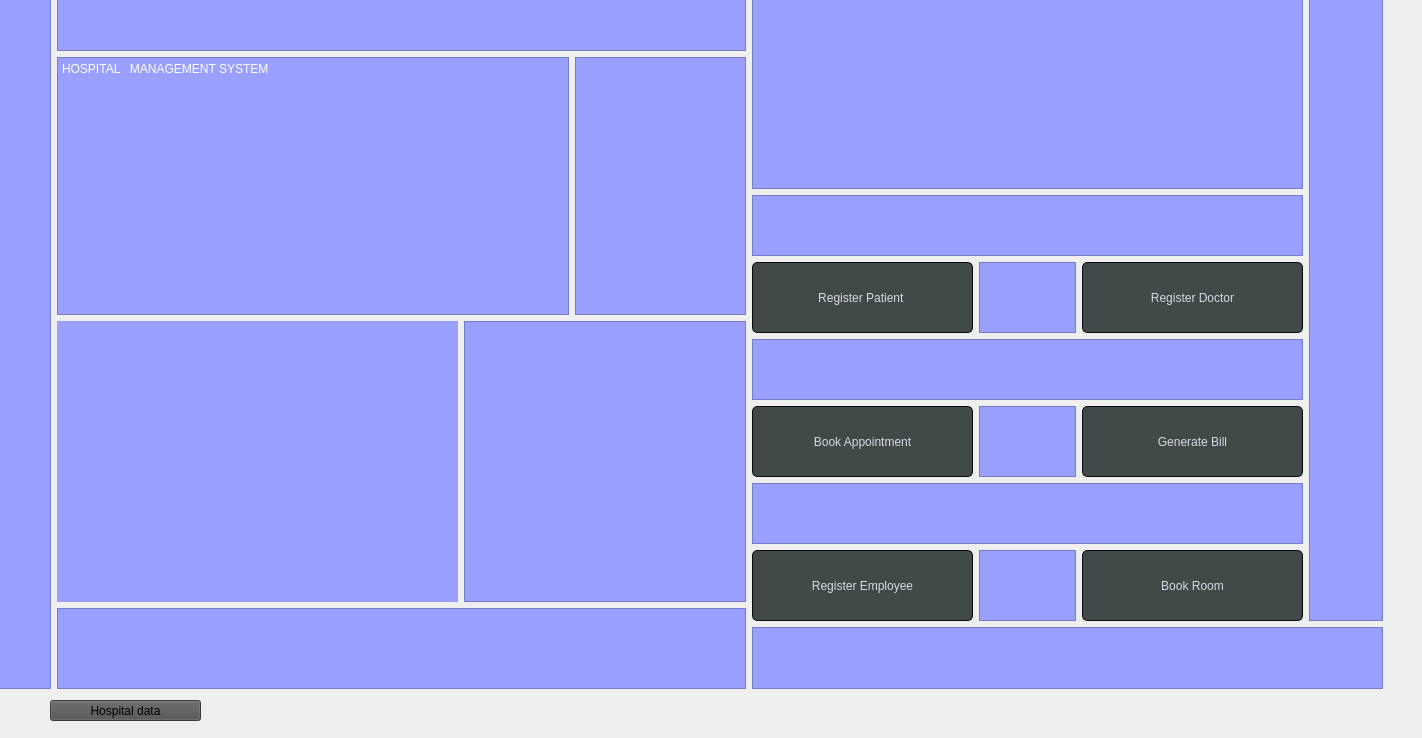
  <widget class="QWidget" name="centralwidget">
   <widget class="QWidget" name="layoutWidget">
    <property name="geometry">
     <rect>
      <x>-30</x>
      <y>-40</y>
      <width>1413</width>
      <height>729</height>
     </rect>
    </property>
    <layout class="QGridLayout" name="gridLayout">
     <item row="0" column="0">
      <layout class="QHBoxLayout" name="horizontalLayout_3">
       <item>
        <widget class="QFrame" name="frame_5">
         <property name="minimumSize">
          <size>
           <width>81</width>
           <height>671</height>
          </size>
         </property>
         <property name="styleSheet">
          <string notr="true">background-color: rgb(153, 160, 255);</string>
         </property>
         <property name="frameShape">
          <enum>QFrame::Shape::StyledPanel</enum>
         </property>
         <property name="frameShadow">
          <enum>QFrame::Shadow::Raised</enum>
         </property>
        </widget>
       </item>
       <item>
        <layout class="QVBoxLayout" name="verticalLayout_3">
         <item>
          <layout class="QVBoxLayout" name="verticalLayout_2">
           <item>
            <layout class="QVBoxLayout" name="verticalLayout">
             <item>
              <widget class="QFrame" name="frame">
               <property name="minimumSize">
                <size>
                 <width>661</width>
                 <height>91</height>
                </size>
               </property>
               <property name="styleSheet">
                <string notr="true">background-color: rgb(153, 160, 255);</string>
               </property>
               <property name="frameShape">
                <enum>QFrame::Shape::StyledPanel</enum>
               </property>
               <property name="frameShadow">
                <enum>QFrame::Shadow::Raised</enum>
               </property>
              </widget>
             </item>
             <item>
              <layout class="QHBoxLayout" name="horizontalLayout">
               <item>
                <widget class="QPlainTextEdit" name="plainTextEdit">
                 <property name="minimumSize">
                  <size>
                   <width>491</width>
                   <height>121</height>
                  </size>
                 </property>
                 <property name="styleSheet">
                  <string notr="true">background-color: rgb(153, 160, 255); 
font: 700 30pt &quot;HoloLens MDL2 Assets&quot;;
color:rgb(255, 255, 255);
</string>
                 </property>
                 <property name="plainText">
                  <string>HOSPITAL   MANAGEMENT SYSTEM</string>
                 </property>
                </widget>
               </item>
               <item>
                <widget class="QFrame" name="frame_2">
                 <property name="minimumSize">
                  <size>
                   <width>171</width>
                   <height>121</height>
                  </size>
                 </property>
                 <property name="styleSheet">
                  <string notr="true">background-color: rgb(153, 160, 255);</string>
                 </property>
                 <property name="frameShape">
                  <enum>QFrame::Shape::StyledPanel</enum>
                 </property>
                 <property name="frameShadow">
                  <enum>QFrame::Shadow::Raised</enum>
                 </property>
                </widget>
               </item>
              </layout>
             </item>
            </layout>
           </item>
           <item>
            <layout class="QHBoxLayout" name="horizontalLayout_2">
             <item>
              <widget class="QLabel" name="label_patient">
               <property name="minimumSize">
                <size>
                 <width>401</width>
                 <height>281</height>
                </size>
               </property>
               <property name="styleSheet">
                <string notr="true">background-color: rgb(153, 160, 255);</string>
               </property>
               <property name="text">
                <string/>
               </property>
              </widget>
             </item>
             <item>
              <widget class="QFrame" name="frame_3">
               <property name="minimumSize">
                <size>
                 <width>251</width>
                 <height>281</height>
                </size>
               </property>
               <property name="styleSheet">
                <string notr="true">background-color: rgb(153, 160, 255);</string>
               </property>
               <property name="frameShape">
                <enum>QFrame::Shape::StyledPanel</enum>
               </property>
               <property name="frameShadow">
                <enum>QFrame::Shadow::Raised</enum>
               </property>
              </widget>
             </item>
            </layout>
           </item>
          </layout>
         </item>
         <item>
          <widget class="QFrame" name="frame_4">
           <property name="minimumSize">
            <size>
             <width>661</width>
             <height>81</height>
            </size>
           </property>
           <property name="styleSheet">
            <string notr="true">background-color: rgb(153, 160, 255);</string>
           </property>
           <property name="frameShape">
            <enum>QFrame::Shape::StyledPanel</enum>
           </property>
           <property name="frameShadow">
            <enum>QFrame::Shadow::Raised</enum>
           </property>
          </widget>
         </item>
        </layout>
       </item>
      </layout>
     </item>
     <item row="0" column="1">
      <layout class="QVBoxLayout" name="verticalLayout_9">
       <item>
        <layout class="QHBoxLayout" name="horizontalLayout_7">
         <item>
          <layout class="QVBoxLayout" name="verticalLayout_8">
           <item>
            <widget class="QFrame" name="frame_12">
             <property name="minimumSize">
              <size>
               <width>551</width>
               <height>211</height>
              </size>
             </property>
             <property name="styleSheet">
              <string notr="true">background-color: rgb(153, 160, 255);</string>
             </property>
             <property name="frameShape">
              <enum>QFrame::Shape::StyledPanel</enum>
             </property>
             <property name="frameShadow">
              <enum>QFrame::Shadow::Raised</enum>
             </property>
            </widget>
           </item>
           <item>
            <layout class="QVBoxLayout" name="verticalLayout_7">
             <item>
              <layout class="QVBoxLayout" name="verticalLayout_4">
               <item>
                <widget class="QFrame" name="frame_9">
                 <property name="minimumSize">
                  <size>
                   <width>531</width>
                   <height>61</height>
                  </size>
                 </property>
                 <property name="styleSheet">
                  <string notr="true">background-color: rgb(153, 160, 255);</string>
                 </property>
                 <property name="frameShape">
                  <enum>QFrame::Shape::StyledPanel</enum>
                 </property>
                 <property name="frameShadow">
                  <enum>QFrame::Shadow::Raised</enum>
                 </property>
                </widget>
               </item>
               <item>
                <layout class="QHBoxLayout" name="horizontalLayout_5">
                 <item>
                  <widget class="QPushButton" name="pushButton_2">
                   <property name="minimumSize">
                    <size>
                     <width>221</width>
                     <height>71</height>
                    </size>
                   </property>
                   <property name="styleSheet">
                    <string notr="true">
QPushButton{
	border-style: solid;
	border-color: #050a0e;
	border-width: 1px;
	border-radius: 5px;
	color: #d3dae3;
	padding: 2px;
	background-color: #424949;
    font: 700 16pt &quot;Yu Gothic UI&quot;;
}
QPushButton::default{
	border-style: solid;
	border-color: #050a0e;
	border-width: 1px;
	border-radius: 5px;
	color: #17202a;
	padding: 2px;
	background-color: #18c1919;
font: 700 16pt &quot;Yu Gothic UI&quot;;
}
QPushButton:hover{
	border-style: solid;
	border-top-color: qlineargradient(spread:pad, x1:0, y1:1, x2:1, y2:1, stop:0 #C0DB50, stop:0.4 #C0DB50, stop:0.5 #100E19, stop:1 #100E19);
    border-bottom-color: qlineargradient(spread:pad, x1:0, y1:1, x2:1, y2:1, stop:0 #100E19, stop:0.5 #100E19, stop:0.6 #C0DB50, stop:1 #C0DB50);
    border-left-color: qlineargradient(spread:pad, x1:0, y1:0, x2:0, y2:1, stop:0 #C0DB50, stop:0.3 #C0DB50, stop:0.7 #100E19, stop:1 #100E19);
    border-right-color: qlineargradient(spread:pad, x1:0, y1:1, x2:0, y2:0, stop:0 #C0DB50, stop:0.3 #C0DB50, stop:0.7 #100E19, stop:1 #100E19);
	border-width: 2px;
    border-radius: 1px;
	color: #d3dae3;
	padding: 2px;
}
QPushButton:pressed{
	border-style: solid;
	border-top-color: qlineargradient(spread:pad, x1:0, y1:1, x2:1, y2:1, stop:0 #d33af1, stop:0.4 #d33af1, stop:0.5 #100E19, stop:1 #100E19);
    border-bottom-color: qlineargradient(spread:pad, x1:0, y1:1, x2:1, y2:1, stop:0 #100E19, stop:0.5 #100E19, stop:0.6 #d33af1, stop:1 #d33af1);
    border-left-color: qlineargradient(spread:pad, x1:0, y1:0, x2:0, y2:1, stop:0 #d33af1, stop:0.3 #d33af1, stop:0.7 #100E19, stop:1 #100E19);
    border-right-color: qlineargradient(spread:pad, x1:0, y1:1, x2:0, y2:0, stop:0 #d33af1, stop:0.3 #d33af1, stop:0.7 #100E19, stop:1 #100E19);
	border-width: 2px;
    border-radius: 1px;
	color: #d3dae3;
	padding: 2px;
}
</string>
                   </property>
                   <property name="text">
                    <string>Register Patient </string>
                   </property>
                  </widget>
                 </item>
                 <item>
                  <widget class="QFrame" name="frame_8">
                   <property name="minimumSize">
                    <size>
                     <width>91</width>
                     <height>71</height>
                    </size>
                   </property>
                   <property name="styleSheet">
                    <string notr="true">background-color: rgb(153, 160, 255);</string>
                   </property>
                   <property name="frameShape">
                    <enum>QFrame::Shape::StyledPanel</enum>
                   </property>
                   <property name="frameShadow">
                    <enum>QFrame::Shadow::Raised</enum>
                   </property>
                  </widget>
                 </item>
                 <item>
                  <widget class="QPushButton" name="pushButton_3">
                   <property name="minimumSize">
                    <size>
                     <width>221</width>
                     <height>71</height>
                    </size>
                   </property>
                   <property name="styleSheet">
                    <string notr="true">
QPushButton{
	border-style: solid;
	border-color: #050a0e;
	border-width: 1px;
	border-radius: 5px;
	color: #d3dae3;
	padding: 2px;
	background-color:#424949;
    font: 700 16pt &quot;Yu Gothic UI&quot;;
}
QPushButton::default{
	border-style: solid;
	border-color: #050a0e;
	border-width: 1px;
	border-radius: 5px;
	color: #FFFFFF;
	padding: 2px;
	background-color: #151a1e;
font: 700 16pt &quot;Yu Gothic UI&quot;;
}
QPushButton:hover{
	border-style: solid;
	border-top-color: qlineargradient(spread:pad, x1:0, y1:1, x2:1, y2:1, stop:0 #C0DB50, stop:0.4 #C0DB50, stop:0.5 #100E19, stop:1 #100E19);
    border-bottom-color: qlineargradient(spread:pad, x1:0, y1:1, x2:1, y2:1, stop:0 #100E19, stop:0.5 #100E19, stop:0.6 #C0DB50, stop:1 #C0DB50);
    border-left-color: qlineargradient(spread:pad, x1:0, y1:0, x2:0, y2:1, stop:0 #C0DB50, stop:0.3 #C0DB50, stop:0.7 #100E19, stop:1 #100E19);
    border-right-color: qlineargradient(spread:pad, x1:0, y1:1, x2:0, y2:0, stop:0 #C0DB50, stop:0.3 #C0DB50, stop:0.7 #100E19, stop:1 #100E19);
	border-width: 2px;
    border-radius: 1px;
	color: #d3dae3;
	padding: 2px;
}
QPushButton:pressed{
	border-style: solid;
	border-top-color: qlineargradient(spread:pad, x1:0, y1:1, x2:1, y2:1, stop:0 #d33af1, stop:0.4 #d33af1, stop:0.5 #100E19, stop:1 #100E19);
    border-bottom-color: qlineargradient(spread:pad, x1:0, y1:1, x2:1, y2:1, stop:0 #100E19, stop:0.5 #100E19, stop:0.6 #d33af1, stop:1 #d33af1);
    border-left-color: qlineargradient(spread:pad, x1:0, y1:0, x2:0, y2:1, stop:0 #d33af1, stop:0.3 #d33af1, stop:0.7 #100E19, stop:1 #100E19);
    border-right-color: qlineargradient(spread:pad, x1:0, y1:1, x2:0, y2:0, stop:0 #d33af1, stop:0.3 #d33af1, stop:0.7 #100E19, stop:1 #100E19);
	border-width: 2px;
    border-radius: 1px;
	color: #d3dae3;
	padding: 2px;
}
</string>
                   </property>
                   <property name="text">
                    <string>Register Doctor</string>
                   </property>
                  </widget>
                 </item>
                </layout>
               </item>
              </layout>
             </item>
             <item>
              <layout class="QVBoxLayout" name="verticalLayout_5">
               <item>
                <widget class="QFrame" name="frame_11">
                 <property name="minimumSize">
                  <size>
                   <width>547</width>
                   <height>61</height>
                  </size>
                 </property>
                 <property name="styleSheet">
                  <string notr="true">background-color: rgb(153, 160, 255);</string>
                 </property>
                 <property name="frameShape">
                  <enum>QFrame::Shape::StyledPanel</enum>
                 </property>
                 <property name="frameShadow">
                  <enum>QFrame::Shadow::Raised</enum>
                 </property>
                </widget>
               </item>
               <item>
                <layout class="QHBoxLayout" name="horizontalLayout_4">
                 <item>
                  <widget class="QPushButton" name="pushButton_4">
                   <property name="minimumSize">
                    <size>
                     <width>221</width>
                     <height>71</height>
                    </size>
                   </property>
                   <property name="styleSheet">
                    <string notr="true">
QPushButton{
	border-style: solid;
	border-color: #050a0e;
	border-width: 1px;
	border-radius: 5px;
	color: #d3dae3;
	padding: 2px;
	background-color: #424949;
    font: 700 16pt &quot;Yu Gothic UI&quot;;
}
QPushButton::default{
	border-style: solid;
	border-color: #050a0e;
	border-width: 1px;
	border-radius: 5px;
	color: #FFFFFF;
	padding: 2px;
	background-color: #151a1e;
font: 700 16pt &quot;Yu Gothic UI&quot;;
}
QPushButton:hover{
	border-style: solid;
	border-top-color: qlineargradient(spread:pad, x1:0, y1:1, x2:1, y2:1, stop:0 #C0DB50, stop:0.4 #C0DB50, stop:0.5 #100E19, stop:1 #100E19);
    border-bottom-color: qlineargradient(spread:pad, x1:0, y1:1, x2:1, y2:1, stop:0 #100E19, stop:0.5 #100E19, stop:0.6 #C0DB50, stop:1 #C0DB50);
    border-left-color: qlineargradient(spread:pad, x1:0, y1:0, x2:0, y2:1, stop:0 #C0DB50, stop:0.3 #C0DB50, stop:0.7 #100E19, stop:1 #100E19);
    border-right-color: qlineargradient(spread:pad, x1:0, y1:1, x2:0, y2:0, stop:0 #C0DB50, stop:0.3 #C0DB50, stop:0.7 #100E19, stop:1 #100E19);
	border-width: 2px;
    border-radius: 1px;
	color: #d3dae3;
	padding: 2px;
}
QPushButton:pressed{
	border-style: solid;
	border-top-color: qlineargradient(spread:pad, x1:0, y1:1, x2:1, y2:1, stop:0 #d33af1, stop:0.4 #d33af1, stop:0.5 #100E19, stop:1 #100E19);
    border-bottom-color: qlineargradient(spread:pad, x1:0, y1:1, x2:1, y2:1, stop:0 #100E19, stop:0.5 #100E19, stop:0.6 #d33af1, stop:1 #d33af1);
    border-left-color: qlineargradient(spread:pad, x1:0, y1:0, x2:0, y2:1, stop:0 #d33af1, stop:0.3 #d33af1, stop:0.7 #100E19, stop:1 #100E19);
    border-right-color: qlineargradient(spread:pad, x1:0, y1:1, x2:0, y2:0, stop:0 #d33af1, stop:0.3 #d33af1, stop:0.7 #100E19, stop:1 #100E19);
	border-width: 2px;
    border-radius: 1px;
	color: #d3dae3;
	padding: 2px;
}
</string>
                   </property>
                   <property name="text">
                    <string>Book Appointment</string>
                   </property>
                  </widget>
                 </item>
                 <item>
                  <widget class="QFrame" name="frame_10">
                   <property name="minimumSize">
                    <size>
                     <width>91</width>
                     <height>71</height>
                    </size>
                   </property>
                   <property name="styleSheet">
                    <string notr="true">background-color: rgb(153, 160, 255);</string>
                   </property>
                   <property name="frameShape">
                    <enum>QFrame::Shape::StyledPanel</enum>
                   </property>
                   <property name="frameShadow">
                    <enum>QFrame::Shadow::Raised</enum>
                   </property>
                  </widget>
                 </item>
                 <item>
                  <widget class="QPushButton" name="pushButton_8">
                   <property name="minimumSize">
                    <size>
                     <width>221</width>
                     <height>71</height>
                    </size>
                   </property>
                   <property name="styleSheet">
                    <string notr="true">
QPushButton{
	border-style: solid;
	border-color: #050a0e;
	border-width: 1px;
	border-radius: 5px;
	color: #d3dae3;
	padding: 2px;
	background-color: #424949;
    font: 700 16pt &quot;Yu Gothic UI&quot;;
}
QPushButton::default{
	border-style: solid;
	border-color: #050a0e;
	border-width: 1px;
	border-radius: 5px;
	color: #FFFFFF;
	padding: 2px;
	background-color: #151a1e;
font: 700 16pt &quot;Yu Gothic UI&quot;;
}
QPushButton:hover{
	border-style: solid;
	border-top-color: qlineargradient(spread:pad, x1:0, y1:1, x2:1, y2:1, stop:0 #C0DB50, stop:0.4 #C0DB50, stop:0.5 #100E19, stop:1 #100E19);
    border-bottom-color: qlineargradient(spread:pad, x1:0, y1:1, x2:1, y2:1, stop:0 #100E19, stop:0.5 #100E19, stop:0.6 #C0DB50, stop:1 #C0DB50);
    border-left-color: qlineargradient(spread:pad, x1:0, y1:0, x2:0, y2:1, stop:0 #C0DB50, stop:0.3 #C0DB50, stop:0.7 #100E19, stop:1 #100E19);
    border-right-color: qlineargradient(spread:pad, x1:0, y1:1, x2:0, y2:0, stop:0 #C0DB50, stop:0.3 #C0DB50, stop:0.7 #100E19, stop:1 #100E19);
	border-width: 2px;
    border-radius: 1px;
	color: #d3dae3;
	padding: 2px;
}
QPushButton:pressed{
	border-style: solid;
	border-top-color: qlineargradient(spread:pad, x1:0, y1:1, x2:1, y2:1, stop:0 #d33af1, stop:0.4 #d33af1, stop:0.5 #100E19, stop:1 #100E19);
    border-bottom-color: qlineargradient(spread:pad, x1:0, y1:1, x2:1, y2:1, stop:0 #100E19, stop:0.5 #100E19, stop:0.6 #d33af1, stop:1 #d33af1);
    border-left-color: qlineargradient(spread:pad, x1:0, y1:0, x2:0, y2:1, stop:0 #d33af1, stop:0.3 #d33af1, stop:0.7 #100E19, stop:1 #100E19);
    border-right-color: qlineargradient(spread:pad, x1:0, y1:1, x2:0, y2:0, stop:0 #d33af1, stop:0.3 #d33af1, stop:0.7 #100E19, stop:1 #100E19);
	border-width: 2px;
    border-radius: 1px;
	color: #d3dae3;
	padding: 2px;
}
</string>
                   </property>
                   <property name="text">
                    <string>Generate Bill</string>
                   </property>
                  </widget>
                 </item>
                </layout>
               </item>
              </layout>
             </item>
             <item>
              <layout class="QVBoxLayout" name="verticalLayout_6">
               <item>
                <widget class="QFrame" name="frame_6">
                 <property name="minimumSize">
                  <size>
                   <width>531</width>
                   <height>61</height>
                  </size>
                 </property>
                 <property name="styleSheet">
                  <string notr="true">background-color: rgb(153, 160, 255);</string>
                 </property>
                 <property name="frameShape">
                  <enum>QFrame::Shape::StyledPanel</enum>
                 </property>
                 <property name="frameShadow">
                  <enum>QFrame::Shadow::Raised</enum>
                 </property>
                </widget>
               </item>
               <item>
                <layout class="QHBoxLayout" name="horizontalLayout_6">
                 <item>
                  <widget class="QPushButton" name="pushButton_7">
                   <property name="minimumSize">
                    <size>
                     <width>221</width>
                     <height>71</height>
                    </size>
                   </property>
                   <property name="styleSheet">
                    <string notr="true">
QPushButton{
	border-style: solid;
	border-color: #050a0e;
	border-width: 1px;
	border-radius: 5px;
	color: #d3dae3;
	padding: 2px;
	background-color:#424949;
    font: 700 16pt &quot;Yu Gothic UI&quot;;
}
QPushButton::default{
	border-style: solid;
	border-color: #050a0e;
	border-width: 1px;
	border-radius: 5px;
	color: #FFFFFF;
	padding: 2px;
	background-color: #151a1e;
font: 700 16pt &quot;Yu Gothic UI&quot;;
}
QPushButton:hover{
	border-style: solid;
	border-top-color: qlineargradient(spread:pad, x1:0, y1:1, x2:1, y2:1, stop:0 #C0DB50, stop:0.4 #C0DB50, stop:0.5 #100E19, stop:1 #100E19);
    border-bottom-color: qlineargradient(spread:pad, x1:0, y1:1, x2:1, y2:1, stop:0 #100E19, stop:0.5 #100E19, stop:0.6 #C0DB50, stop:1 #C0DB50);
    border-left-color: qlineargradient(spread:pad, x1:0, y1:0, x2:0, y2:1, stop:0 #C0DB50, stop:0.3 #C0DB50, stop:0.7 #100E19, stop:1 #100E19);
    border-right-color: qlineargradient(spread:pad, x1:0, y1:1, x2:0, y2:0, stop:0 #C0DB50, stop:0.3 #C0DB50, stop:0.7 #100E19, stop:1 #100E19);
	border-width: 2px;
    border-radius: 1px;
	color: #d3dae3;
	padding: 2px;
}
QPushButton:pressed{
	border-style: solid;
	border-top-color: qlineargradient(spread:pad, x1:0, y1:1, x2:1, y2:1, stop:0 #d33af1, stop:0.4 #d33af1, stop:0.5 #100E19, stop:1 #100E19);
    border-bottom-color: qlineargradient(spread:pad, x1:0, y1:1, x2:1, y2:1, stop:0 #100E19, stop:0.5 #100E19, stop:0.6 #d33af1, stop:1 #d33af1);
    border-left-color: qlineargradient(spread:pad, x1:0, y1:0, x2:0, y2:1, stop:0 #d33af1, stop:0.3 #d33af1, stop:0.7 #100E19, stop:1 #100E19);
    border-right-color: qlineargradient(spread:pad, x1:0, y1:1, x2:0, y2:0, stop:0 #d33af1, stop:0.3 #d33af1, stop:0.7 #100E19, stop:1 #100E19);
	border-width: 2px;
    border-radius: 1px;
	color: #d3dae3;
	padding: 2px;
}
</string>
                   </property>
                   <property name="text">
                    <string>Register Employee</string>
                   </property>
                  </widget>
                 </item>
                 <item>
                  <widget class="QFrame" name="frame_7">
                   <property name="minimumSize">
                    <size>
                     <width>91</width>
                     <height>71</height>
                    </size>
                   </property>
                   <property name="styleSheet">
                    <string notr="true">background-color: rgb(153, 160, 255);</string>
                   </property>
                   <property name="frameShape">
                    <enum>QFrame::Shape::StyledPanel</enum>
                   </property>
                   <property name="frameShadow">
                    <enum>QFrame::Shadow::Raised</enum>
                   </property>
                  </widget>
                 </item>
                 <item>
                  <widget class="QPushButton" name="pushButton_6">
                   <property name="minimumSize">
                    <size>
                     <width>221</width>
                     <height>71</height>
                    </size>
                   </property>
                   <property name="styleSheet">
                    <string notr="true">
QPushButton{
	border-style: solid;
	border-color: #050a0e;
	border-width: 1px;
	border-radius: 5px;
	color: #d3dae3;
	padding: 2px;
	background-color:#424949;
    font: 700 16pt &quot;Yu Gothic UI&quot;;
}
QPushButton::default{
	border-style: solid;
	border-color: #050a0e;
	border-width: 1px;
	border-radius: 5px;
	color: #FFFFFF;
	padding: 2px;
	background-color: #151a1e;
font: 700 16pt &quot;Yu Gothic UI&quot;;
}
QPushButton:hover{
	border-style: solid;
	border-top-color: qlineargradient(spread:pad, x1:0, y1:1, x2:1, y2:1, stop:0 #C0DB50, stop:0.4 #C0DB50, stop:0.5 #100E19, stop:1 #100E19);
    border-bottom-color: qlineargradient(spread:pad, x1:0, y1:1, x2:1, y2:1, stop:0 #100E19, stop:0.5 #100E19, stop:0.6 #C0DB50, stop:1 #C0DB50);
    border-left-color: qlineargradient(spread:pad, x1:0, y1:0, x2:0, y2:1, stop:0 #C0DB50, stop:0.3 #C0DB50, stop:0.7 #100E19, stop:1 #100E19);
    border-right-color: qlineargradient(spread:pad, x1:0, y1:1, x2:0, y2:0, stop:0 #C0DB50, stop:0.3 #C0DB50, stop:0.7 #100E19, stop:1 #100E19);
	border-width: 2px;
    border-radius: 1px;
	color: #d3dae3;
	padding: 2px;
}
QPushButton:pressed{
	border-style: solid;
	border-top-color: qlineargradient(spread:pad, x1:0, y1:1, x2:1, y2:1, stop:0 #d33af1, stop:0.4 #d33af1, stop:0.5 #100E19, stop:1 #100E19);
    border-bottom-color: qlineargradient(spread:pad, x1:0, y1:1, x2:1, y2:1, stop:0 #100E19, stop:0.5 #100E19, stop:0.6 #d33af1, stop:1 #d33af1);
    border-left-color: qlineargradient(spread:pad, x1:0, y1:0, x2:0, y2:1, stop:0 #d33af1, stop:0.3 #d33af1, stop:0.7 #100E19, stop:1 #100E19);
    border-right-color: qlineargradient(spread:pad, x1:0, y1:1, x2:0, y2:0, stop:0 #d33af1, stop:0.3 #d33af1, stop:0.7 #100E19, stop:1 #100E19);
	border-width: 2px;
    border-radius: 1px;
	color: #d3dae3;
	padding: 2px;
}
</string>
                   </property>
                   <property name="text">
                    <string>Book Room</string>
                   </property>
                  </widget>
                 </item>
                </layout>
               </item>
              </layout>
             </item>
            </layout>
           </item>
          </layout>
         </item>
         <item>
          <widget class="QFrame" name="frame_13">
           <property name="minimumSize">
            <size>
             <width>71</width>
             <height>661</height>
            </size>
           </property>
           <property name="styleSheet">
            <string notr="true">background-color: rgb(153, 160, 255);</string>
           </property>
           <property name="frameShape">
            <enum>QFrame::Shape::StyledPanel</enum>
           </property>
           <property name="frameShadow">
            <enum>QFrame::Shadow::Raised</enum>
           </property>
          </widget>
         </item>
        </layout>
       </item>
       <item>
        <widget class="QFrame" name="frame_14">
         <property name="minimumSize">
          <size>
           <width>631</width>
           <height>51</height>
          </size>
         </property>
         <property name="styleSheet">
          <string notr="true">background-color: rgb(153, 160, 255);</string>
         </property>
         <property name="frameShape">
          <enum>QFrame::Shape::StyledPanel</enum>
         </property>
         <property name="frameShadow">
          <enum>QFrame::Shadow::Raised</enum>
         </property>
        </widget>
       </item>
      </layout>
     </item>
    </layout>
   </widget>
   <widget class="QPushButton" name="pushButton">
    <property name="geometry">
     <rect>
      <x>50</x>
      <y>700</y>
      <width>151</width>
      <height>21</height>
     </rect>
    </property>
    <property name="styleSheet">
     <string notr="true">background-color : rgb(80, 81, 82); </string>
    </property>
    <property name="text">
     <string>Hospital data</string>
    </property>
   </widget>
  </widget>
